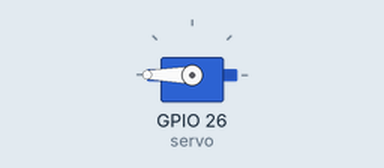
The sketch below on a simulated ESP32. Shown: servo.

Above: at 0.05 s.
At 10.5 s:
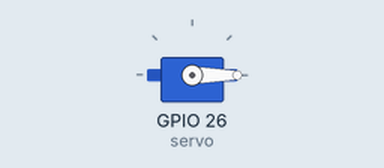
Timing chart, 0 to 13.7 s (numbered marks = the images above):
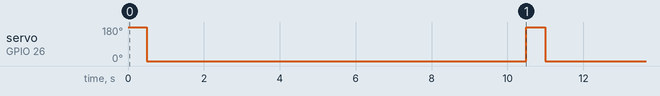

The sketch:

servo.ino
```cpp
// #include <ESP32PWM.h>
#include <ESP32Servo.h>

const int servo = 26;
Servo myservo;

void setup(){
    Serial.begin(115200);
    myservo.attach(servo);
}

int angle = 0;

void loop(){
    angle = 180;
    myservo.write(angle);
    delay(500);
    angle = 0;
    myservo.write(angle);
    delay(10000);
}
```

Measured:
- by itself, servo on GPIO 26 (servo): alternates 180° for 0.50 s and 0° for 10.0 s
